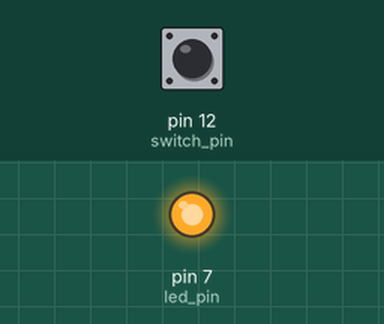
Recording of a sketch running on a simulated Arduino Uno, built with avr-gcc and run on an emulated ATmega328P. Parts: output pins drawn as LEDs (lit = HIGH). The inputs (shaded band) are chosen by the test bench; at power-on: pin 12 (switch_pin) HIGH.

Above: at 2.8 s.
2.9 s: pin 12 (switch_pin) pulled LOW for 1.2 s
At 3.6 s:
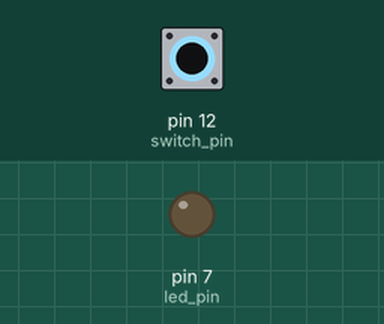
6.5 s: pin 12 (switch_pin) pulled LOW for 3.2 s
At 12.1 s:
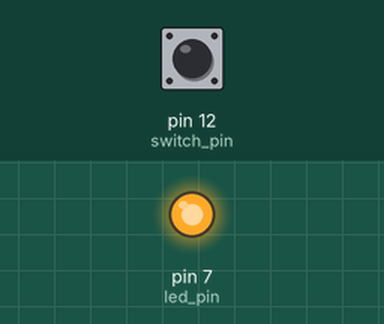
Timing chart, 0 to 13.6 s (numbered marks = the images above; inputs shaded):
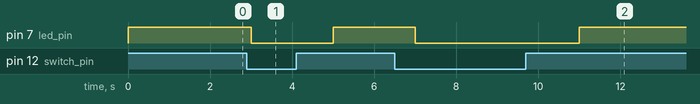

The sketch:

sketch_mar17a.ino
```cpp
int led_pin =7;  //led connected to pin 7
int switch_pin=12;  // switch connected to pin 12

void setup() // setup of output and input_pullup
{
  pinMode(led_pin, OUTPUT);  //sets the digital pin as output
  pinMode(switch_pin, INPUT_PULLUP);  //sets the digital pin as input_pullup


}

void loop() //run over and over again

  {
  int switch_state = digitalRead(switch_pin); //find out if switch state is on or off


  if (switch_state)
  {
    digitalWrite(led_pin, HIGH); //turn the led on (high is the voltage level)
    delay (1000); //wait one second
  }
  else
  {
    digitalWrite(led_pin, LOW); //turn the led off(low is the voltage level)
    delay (2000); // wait two seconds
  }
  }
```

Measured:
- after the input at 2.9 s, pin 7 (led_pin): HIGH → LOW after 0.10 s, → HIGH 2.0 s later
- after the input at 6.5 s, pin 7 (led_pin): HIGH → LOW after 0.50 s, → HIGH 4.0 s later
